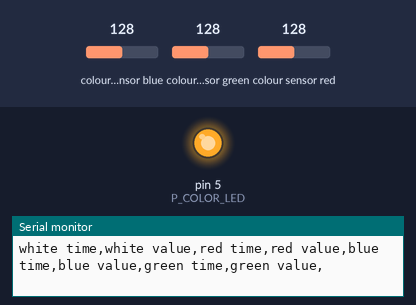
The sketch below on a simulated Arduino Uno, built with avr-gcc and run on an emulated ATmega328P. Parts: output pins drawn as LEDs (lit = HIGH), the last lines printed to the serial monitor. Wiring (inferred from the names in the program): TCS3200 colour sensor: output pin 4; S2 pin 6; S3 pin 7; S0 pin 2; S1 pin 3. The inputs (shaded band) are chosen by the test bench; at power-on: colour sensor blue 128, colour sensor green 128, colour sensor red 128. Pins used as bus, display or sensor lines are not drawn.

Above: at 0.2 s.
At 20.2 s:
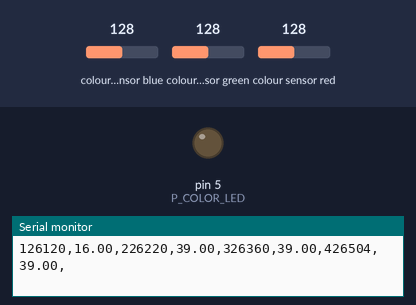
Timing chart, 0 to 21.7 s (numbered marks = the images above):
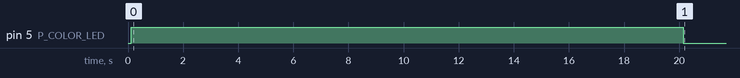

The sketch:

sensor_csv_test2.ino
```cpp
const int P_COLOR_S0 = 2;//pinA
const int P_COLOR_S1 = 3;//pinB
const int P_COLOR_S2 = 6;//pine
const int P_COLOR_S3 = 7;//pinF
const int P_COLOR_OUT = 4;//pinC
const int P_COLOR_LED = 5;//pinD

float w[50];
float r[50];
float b[50];
float g[50];
long tw[50];
long tr[50];
long tb[50];
long tg[50];

void setup() {
  colorSetup();
  Serial.begin(9600);
  delay(100);
}

// primary loop takes color readings from all four channels and displays the raw values once per second.
// What you might wish to do with those values is up to you...
void loop() {
//  double w, r, g, b;
//  long tw, tr, tg, tb;

  Serial.print("\n\nwhite time,white value,red time,red value,");
  Serial.println("blue time,blue value,green time,green value,");
  for (int i = 0; i < 50; i++)
  {
    tw[i] = micros();
    w[i] = colorRead(0,1);
    tr[i] = micros();
    r[i] = colorRead(1,1);
    tg[i] = micros();
    g[i] = colorRead(3,1);
    tb[i] = micros();
    b[i] = colorRead(2,1);
  }
  for (int i = 0; i < 50; i++)
  {
    Serial.print(tw[i]);
    Serial.print(',');
    Serial.print(w[i]);
    Serial.print(',');
    Serial.print(tr[i]);
    Serial.print(',');
    Serial.print(r[i]);
    Serial.print(',');
    Serial.print(tg[i]);
    Serial.print(',');
    Serial.print(g[i]);
    Serial.print(',');
    Serial.print(tb[i]);
    Serial.print(',');
    Serial.print(b[i]);
    Serial.println(',');
  }
  while(1);
}

int detectColor(){

  float white = colorRead(0,1);
  float red = colorRead(1,1);
  float blue = colorRead(2,1);
  float green = colorRead(3,1);

  Serial.print("white ");
  Serial.println(white);

  Serial.print("red ");
  Serial.println(red);

  Serial.print("blue ");
  Serial.println(blue);

  Serial.print("green ");
  Serial.println(green);

}

/*
This section will return the pulseIn reading of the selected color.
It will turn on the sensor at the start taosMode(1), and it will power off the sensor at the end taosMode(0)
color codes: 0=white, 1=red, 2=blue, 3=green
if LEDstate is 0, LED will be off. 1 and the LED will be on.
P_COLOR_OUT is the ouput pin of the TCS3200.
*/
float colorRead(int color, boolean LEDstate){

  //turn on sensor and use highest frequency/sensitivity setting
  taosMode(1);

  //setting for a delay to let the sensor sit for a moment before taking a reading.
  int sensorDelay = 100;

  //set the S2 and S3 pins to select the color to be sensed
  if(color == 0){//white
    digitalWrite(P_COLOR_S3, LOW); //S3
    digitalWrite(P_COLOR_S2, HIGH); //S2
    // Serial.print(" w");
  }

  else if(color == 1){//red
    digitalWrite(P_COLOR_S3, LOW); //S3
    digitalWrite(P_COLOR_S2, LOW); //S2
    // Serial.print(" r");
  }

  else if(color == 2){//blue
  digitalWrite(P_COLOR_S3, HIGH); //S3
  digitalWrite(P_COLOR_S2, LOW); //S2
  // Serial.print(" b");
  }

  else if(color == 3){//green
    digitalWrite(P_COLOR_S3, HIGH); //S3
    digitalWrite(P_COLOR_S2, HIGH); //S2
    // Serial.print(" g");
  }

  // create a var where the pulse reading from sensor will go
  float readPulse;

  //  turn LEDs on or off, as directed by the LEDstate var
  if(LEDstate == 0){
      digitalWrite(P_COLOR_LED, LOW);
  }
  if(LEDstate == 1){
      digitalWrite(P_COLOR_LED, HIGH);
  }

  // wait a bit for LEDs to actually turn on, as directed by sensorDelay var
  delay(sensorDelay);

  // now take a measurement from the sensor, timing a low pulse on the sensor's "out" pin
  readPulse = pulseIn(P_COLOR_OUT, LOW, 80000);

  //if the pulseIn times out, it returns 0 and that throws off numbers. just cap it at 80k if it happens
  if(readPulse < .1){
    readPulse = 80000;
  }

  //turn off color sensor and LEDs to save power
  taosMode(0);

  // return the pulse value back to whatever called for it...
  return readPulse;

}

// Operation modes area, controlled by hi/lo settings on S0 and S1 pins.
//setting mode to zero will put taos into low power mode. taosMode(0);

void taosMode(int mode){

    if(mode == 0){
    //power OFF mode-  LED off and both channels "low"
    digitalWrite(P_COLOR_LED, LOW);
    digitalWrite(P_COLOR_S0, LOW); //S0
    digitalWrite(P_COLOR_S1, LOW); //S1
    //  Serial.println("mOFFm");

    }else if(mode == 1){
    //this will put in 1:1, highest sensitivity
    digitalWrite(P_COLOR_S0, HIGH); //S0
    digitalWrite(P_COLOR_S1, HIGH); //S1
    // Serial.println("m1:1m");

    }else if(mode == 2){
    //this will put in 1:5
    digitalWrite(P_COLOR_S0, HIGH); //S0
    digitalWrite(P_COLOR_S1, LOW); //S1
    //Serial.println("m1:5m");

    }else if(mode == 3){
    //this will put in 1:50
    digitalWrite(P_COLOR_S0, LOW); //S0
    digitalWrite(P_COLOR_S1, HIGH); //S1
    //Serial.println("m1:50m");
    }

    return;

}

void colorSetup(){

    //initialize pins
    pinMode(P_COLOR_LED,OUTPUT); //LED pinD

    //color mode selection
    pinMode(P_COLOR_S2,OUTPUT); //S2 pinE
    pinMode(P_COLOR_S3,OUTPUT); //s3 pinF

    //color response pin (only actual input from taos)
    pinMode(P_COLOR_OUT, INPUT); //P_COLOR_OUT pinC

    //communication freq (sensitivity) selection
    pinMode(P_COLOR_S0,OUTPUT); //S0 pinB
    pinMode(P_COLOR_S1,OUTPUT); //S1 pinA

    return;

}
```

Measured:
- by itself, pin 5 (P_COLOR_LED): LOW → HIGH at 0.13 s, → LOW 20.0 s later
